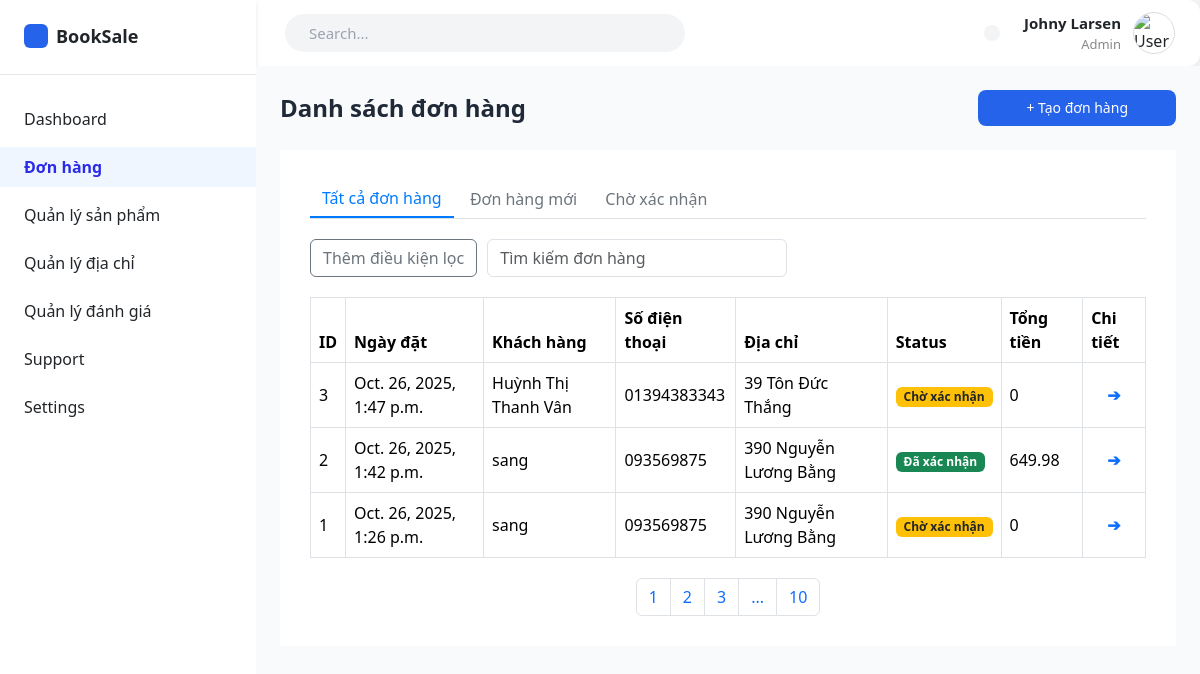
The page /emp/order_list/ on the database as committed earlier.
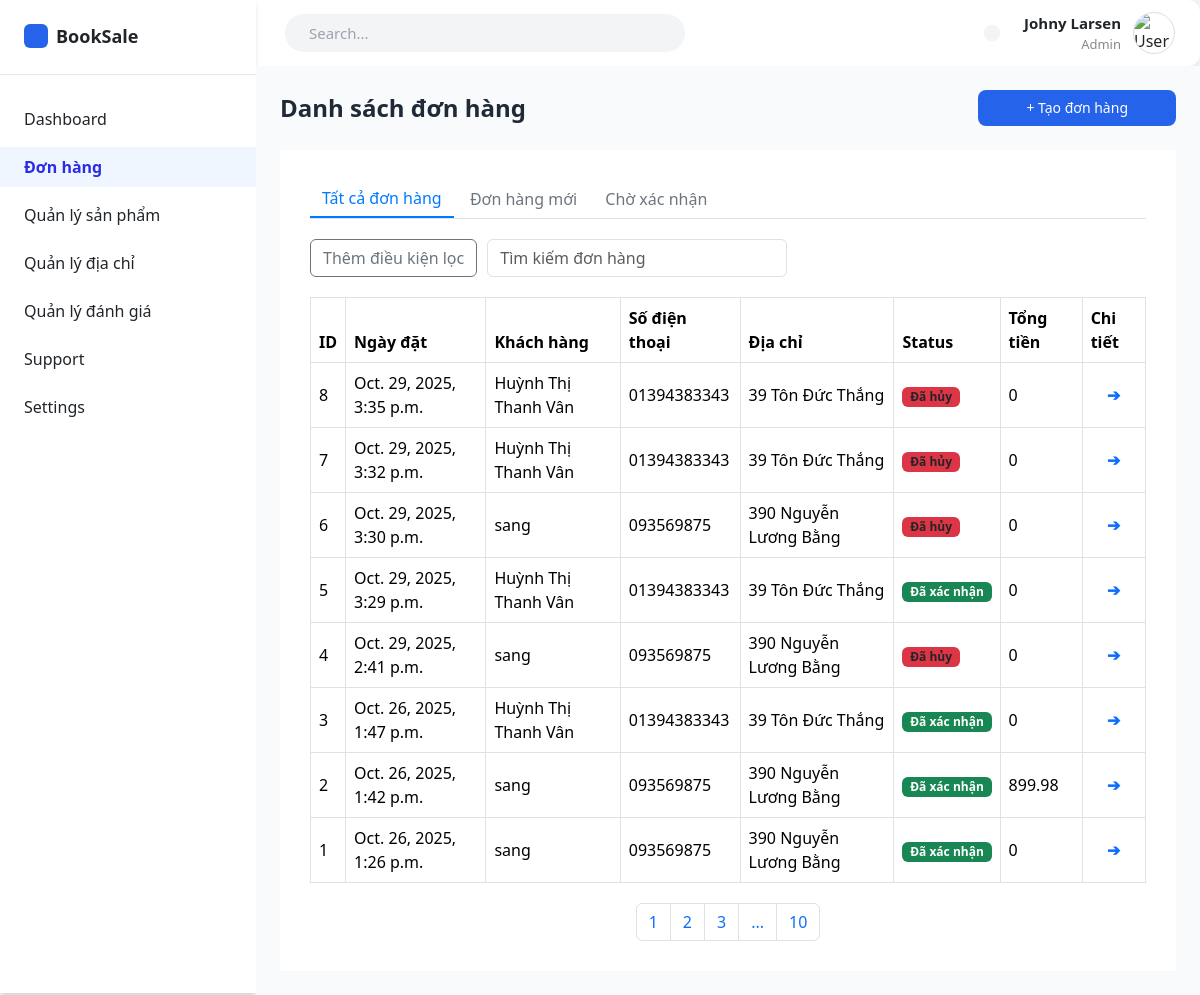
The same page on the database as committed later.
### booksale_app/models.py (models this page shows, shortened)
class Order(models.Model):
    STATUS_CHOICES = [
        ('confirmed', 'Đã xác nhận'),
        ('pending', 'Chờ xác nhận'),
        ('cancelled', 'Đã hủy'),
    ]
    order_date = models.DateTimeField(auto_now_add=True)
    total_amount = models.DecimalField(
        max_digits=10,
        decimal_places=2
    )
    status = models.CharField(
        max_length=20,
        choices=STATUS_CHOICES,
        default='pending'  # mặc định là "Chờ xác nhận"
    )
    cancel_reason = models.TextField(blank=True, null=True)
    customer = models.ForeignKey(
        Customer,
        on_delete = models.PROTECT
    )
    payment_method = models.CharField(choices=PaymentMethod.choices, max_length=20)

class Customer(models.Model):
    user = models.OneToOneField(auth.get_user_model(), on_delete=models.CASCADE, null=True, blank=True)
    cust_name = models.CharField(
        max_length = 255,
        blank=False, null=False,
        help_text = "Tên khách hàng"
    )
    email = models.EmailField(
        max_length = 100,
        help_text = "Email"
    )
    phone = models.CharField(
        max_length = 15,
        blank=False, null=False,
        help_text = "Số điện thoại"
    )
    address = models.CharField(
        max_length = 255,
        blank=False, null=False,
        help_text = "Địa chi"
    )
    dob = models.DateField(
        verbose_name="Ngày sinh"
    )
    avatar = models.ImageField(upload_to='customers/', null=True, blank=True)
    create_at = models.DateTimeField(
        verbose_name = "Ngày tạo",
        auto_now_add=True
    )

### booksale_app/views/admin_view/order_view.py (the view)
# urls.py: path('emp/order_list/', views.order_list, name = 'emp/order_list'),
def order_list(request):
    orders =  (Order.objects
            .select_related('customer')
            .order_by('-order_date')) # select_related('customer') để lấy luôn thông tin khách hàng
    order_data = []
    for order in orders:
        order_items = Order_Item.objects.select_related('product').filter(order=order)
        prices = [item.product.sell_price * item.quantity for item in order_items]
        total_amount = sum_price_order(prices)
        order_data.append({
            'order': order,
            'total_amount': total_amount
        })
    context = {
        'order_data': order_data
    }
    return render(request, 'admin_temp/order/order_list.html', context)

### booksale_app/utils.py (called while the page is built)
def sum_price_order(order_items_price):
    if not order_items_price:
        return 0
    return sum(order_items_price)

### booksale_app/templates/admin_temp/order/order_list.html (shortened to what this page needs)
{% extends 'admin_temp/admin_base.html' %}
{% load static %}
{% block content %}
    <main class="flex-1 bg-gray-50 p-6">
        <div class="flex justify-between items-center mb-4">
            <h1 class="text-2xl font-semibold text-gray-800">Danh sách đơn hàng</h1>
            <a href="#" class="bg-blue-600 hover:bg-blue-700 text-white px-5 py-2 rounded-lg text-sm font-medium inline-block">
                + Tạo đơn hàng
            </a>
        </div>
        <div class="table_content">
            <div class="tab-buttons mb-3">
                <button class="btn active">Tất cả đơn hàng</button>
                <button class="btn">Đơn hàng mới</button>
                <button class="btn">Chờ xác nhận</button>
            </div>
            <div class="filter-bar">
                <button class="btn btn-outline-secondary"> Thêm điều kiện lọc</button>
                <input type="text" class="form-control" placeholder="Tìm kiếm đơn hàng">
            </div>
            <table class="table table-bordered align-middle">
                <thead>
                    <tr>
                        <th>ID</th>
                        <th>Ngày đặt</th>
                        <th>Khách hàng</th>
                        <th>Số điện thoại</th>
                        <th>Địa chỉ</th>
                        <th>Status</th>
                        <th>Tổng tiền</th>
                        <th>Chi tiết</th>
                    </tr>
                </thead>
                <tbody>
                    {% for order_data in order_data %}
                    <tr>
                        <td>{{order_data.order.id}}</td>
                        <td>{{order_data.order.order_date}}</td>
                        <td>{{order_data.order.customer.cust_name}}</td>
                        <td>{{order_data.order.customer.phone}}</td>
                        <td>{{order_data.order.customer.address}}</td>
                        <td>
                            {% if order_data.order.status == 'confirmed' %}
                                <span class="badge bg-success">Đã xác nhận</span>
                            {% elif order_data.order.status == 'pending'%}
                                <span class="badge bg-warning text-dark">Chờ xác nhận</span>
                            {% else %}
                                <span class="badge bg-danger text-dark">Đã hủy</span>
                            {% endif %}
                        </td>
                        <td>{{order_data.total_amount}}</td>
                        {% if order_data.order.status == 'confirmed' %}
                            <td class="text-center text-primary fw-bold"><a href="/emp/order_details/{{order_data.order.id}}">&#10132;</a></td>
                        {% elif order_data.order.status == 'cancelled'%}
                            <td class="text-center text-primary fw-bold"><a href="/emp/order_cancel/{{order_data.order.id}}">&#10132;</a></td>
                        {% else %}
                            <td class="text-center text-primary fw-bold"><a href="/emp/order_confirm/{{order_data.order.id}}">&#10132;</a></td>
                        {% endif %}
                    </tr>
                    {% endfor %}
                </tbody>
            </table>
            <nav>
                <ul class="pagination">
                    <li class="page-item"><a class="page-link" href="#">1</a></li>
                    <li class="page-item"><a class="page-link" href="#">2</a></li>
                    <li class="page-item"><a class="page-link" href="#">3</a></li>
                    <li class="page-item"><span class="page-link">...</span></li>
                    <li class="page-item"><a class="page-link" href="#">10</a></li>
                </ul>
            </nav>
        </div>
    </main>
{% endblock %}

### booksale_app/templates/admin_temp/admin_base.html (shortened to what this page needs)
{% load static %}
<!doctype html>
<html lang="en">
<head>
    <script src="https://cdn.tailwindcss.com"></script>
    <link href="https://cdn.jsdelivr.net/npm/bootstrap@5.3.3/dist/css/bootstrap.min.css" rel="stylesheet">
    <link href="https://cdnjs.cloudflare.com/ajax/libs/font-awesome/6.5.0/css/all.min.css" rel="stylesheet">
</head>
<body class="bg-gray-100 font-sans">
    <div class="header">
        <div class="search-box">
          <input type="text" placeholder="Search...">
        </div>
        <div class="user-section">
          <div class="notif">
          </div>
          <div class="user-info">
            <p class="name">Johny Larsen</p>
            <p class="role">Admin</p>
          </div>
          <img src="https://cdn-icons-png.flaticon.com/512/147/147144.png" class="avatar" alt="User">
        </div>
    </div>
    <div class="flex">
        <aside class="w-64 bg-white h-screen shadow-md" style="margin-top: -68px;">
            <div class="p-6 flex items-center space-x-2 border-b">
                <div class="w-6 h-6 bg-blue-600 rounded"></div>
                <span class="font-semibold text-lg">BookSale</span>
            </div>
            <nav class="mt-6">
                <ul class="space-y-2">
                    <li>
                        <a href="#" class="flex items-center px-6 py-2 hover:bg-gray-100">
                            <span>Dashboard</span>
                        </a>
                    </li>
                    <li>
                        <a href="#" class="flex items-center px-6 py-2 hover:bg-gray-100 isActive">
                            <span>Đơn hàng</span>
                        </a>
                    </li>
                    <li>
                        <details>
                            <summary class="flex items-center px-6 py-2 hover:bg-gray-100 rounded">
                                Quản lý sản phẩm
                            </summary>
                        </details>
                    </li>
                    <li>
                        <a href="#" class="flex items-center px-6 py-2 hover:bg-gray-100">
                            <span>Quản lý địa chỉ</span>
                        </a>
                    </li>
                    <li>
                        <a href="#" class="flex items-center px-6 py-2 hover:bg-gray-100">
                            <span>Quản lý đánh giá</span>
                        </a>
                    </li>
                    <li>
                        <a href="#" class="flex items-center px-6 py-2 hover:bg-gray-100">
                            <span>Support</span>
                        </a>
                    </li>
                    <li>
                        <a href="#" class="flex items-center px-6 py-2 hover:bg-gray-100">
                            <span>Settings</span>
                        </a>
                    </li>
                </ul>
            </nav>
        </aside>
        {% block content %}
        {% endblock %}
    </div>
</body>
</html>

### booksale_app/templates/admin_temp/order/order_list.html (style rules this page uses)
.isActive { font-weight: 600 !important; color: rgba(41, 41, 232, 0.991) !important; background-color: #eff6ff; }
.tab-buttons { border-bottom: 1px solid #dee2e6; margin-bottom: 15px; }
.tab-buttons .btn { border: none; background: none; color: #6c757d; font-weight: 500; border-radius: 0; }
.tab-buttons .btn.active { border-bottom: 2px solid #007bff; color: #007bff; }
.filter-bar { display: flex; align-items: center; gap: 10px; margin: 20px 0; }
.filter-bar input { width: 300px; }
.table thead { background-color: #f1f3f5; font-weight: 600; }
.table td { vertical-align: middle; }
.pagination { justify-content: center; margin-top: 20px; }
.table_content { background-color: #ffffff; padding: 30px; }
td.text-center { text-align: center !important; }

### booksale_app/templates/admin_temp/admin_base.html (style rules this page uses)
body { background-color: #f5f6fa; font-family: "Segoe UI", sans-serif; margin: 0; }
summary::marker { content: ""; }
details > summary { display: flex; align-items: center; padding-left: 1.5rem; padding-top: 0.5rem; padding-bottom: 0.5rem; cursor: pointer; }
.header { background-color: #fff; border-radius: 12px; box-shadow: 0 2px 8px rgba(0,0,0,0.05); display: flex; justify-content: space-between; align-items: center; padding: 12px 25px; }
.search-box { display: flex; align-items: center; background-color: #f3f4f6; border-radius: 50px; padding: 8px 16px; width: 400px; margin-left: 260px; }
.search-box input { border: none; outline: none; background: transparent; flex: 1; font-size: 15px; padding-left: 8px; }
.user-section { display: flex; align-items: center; gap: 12px; }
.user-info { text-align: right; }
.user-info .name { font-weight: 600; font-size: 15px; margin: 0; }
.user-info .role { color: #888; font-size: 13px; margin: 0; }
.avatar { width: 42px; height: 42px; border-radius: 50%; border: 1px solid #ddd; }
.notif { background-color: #f3f4f6; border-radius: 50%; padding: 8px; margin-right: 12px; cursor: pointer; }

Rows that differ between the two databases and show on the page:
added Order: order.id "8", order.order_date "Oct. 29, 2025, 3:35 p.m.", order.customer.cust_name "Huỳnh Thị Thanh Vân", order.customer.phone "01394383343", order.customer.address "39 Tôn Đức Thắng", status "Đã hủy", total_amount "0"
added Order: order.id "7", order.order_date "Oct. 29, 2025, 3:32 p.m.", order.customer.cust_name "Huỳnh Thị Thanh Vân", order.customer.phone "01394383343", order.customer.address "39 Tôn Đức Thắng", status "Đã hủy", total_amount "0"
added Order: order.id "6", order.order_date "Oct. 29, 2025, 3:30 p.m.", order.customer.cust_name "sang", order.customer.phone "093569875", order.customer.address "390 Nguyễn Lương Bằng", status "Đã hủy", total_amount "0"
added Order: order.id "5", order.order_date "Oct. 29, 2025, 3:29 p.m.", order.customer.cust_name "Huỳnh Thị Thanh Vân", order.customer.phone "01394383343", order.customer.address "39 Tôn Đức Thắng", status "Đã xác nhận", total_amount "0"
added Order: order.id "4", order.order_date "Oct. 29, 2025, 2:41 p.m.", order.customer.cust_name "sang", order.customer.phone "093569875", order.customer.address "390 Nguyễn Lương Bằng", status "Đã hủy", total_amount "0"
changed Order "Oct. 26, 2025, 1:47 p.m.": status "Chờ xác nhận" → "Đã xác nhận"
computed for Order "Oct. 26, 2025, 1:42 p.m.": total_amount "649.98" → "899.98"
changed Order "Oct. 26, 2025, 1:26 p.m.": status "Chờ xác nhận" → "Đã xác nhận"
